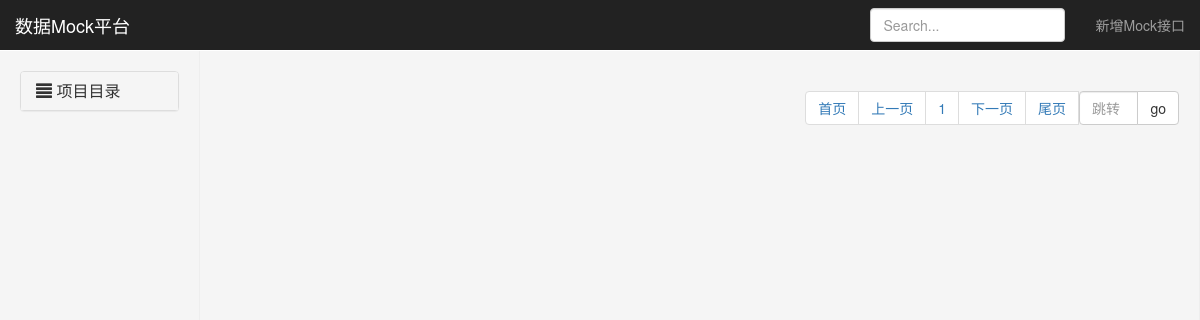
Page /platform/list/?page=2 on the earlier database version.
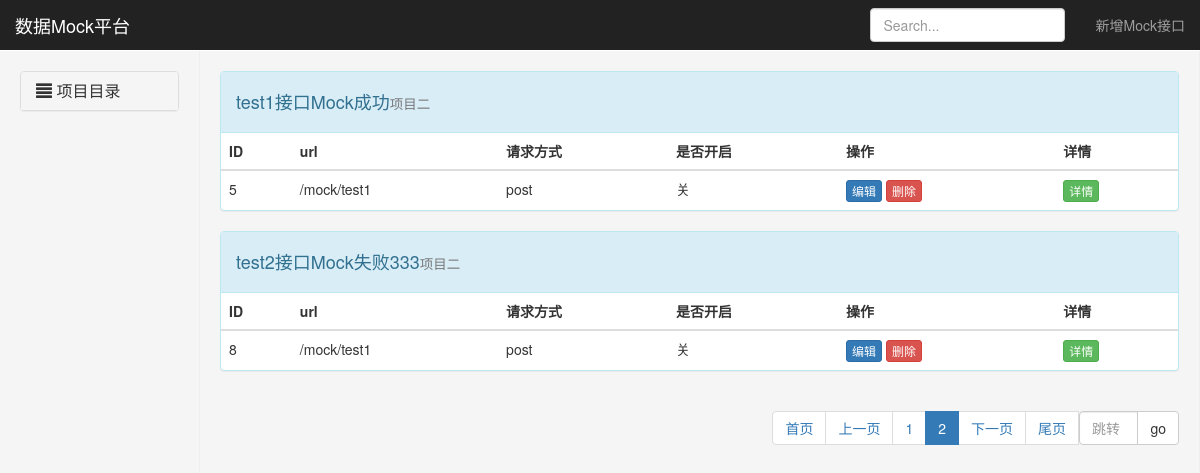
Same page on the later database version.
### MockInterPlatform/models.py (models this page shows, shortened)
class MockInterface(models.Model):
    interface_name = models.CharField(verbose_name="接口名称", max_length=50)
    interface_url = models.CharField(verbose_name="接口地址", max_length=64)
    request_parms = models.CharField(verbose_name="请求参数", max_length=200, default="")
    is_open_choices = ((1, "开"), (0, "关"))
    is_open = models.SmallIntegerField(verbose_name="是否打开",
                                       choices=is_open_choices)
    response = models.CharField(verbose_name="返回信息", max_length=500)
    method = models.CharField(verbose_name="请求方式", max_length=10)
    project = models.ForeignKey(verbose_name="项目名称",
                                to='Project',
                                to_field='id',
                                on_delete=models.CASCADE)

class Project(models.Model):
    pro_name = models.CharField(verbose_name='项目名称', max_length=32)
    def __str__(self) -> str:
        return self.pro_name

### MockInterPlatform/views.py (the view)
# urls.py: path('platform/list/', views.mocklist),
def mocklist(request):
    project = Project.objects.all()
    data_dict = {}
    value = request.GET.get('q', "")  # 空字符串意思为，有q的值就拿，没有就是空
    if value:
        data_dict[
            'interface_name__contains'] = value  # 查找条件，包含value的interface_name字段
    queryset = MockInterface.objects.filter(**data_dict).order_by("-is_open")
    pageNationObject = PageNation(request, queryset)
    return render(
        request, 'mock_list.html', {
            "queryset": pageNationObject.page_queryset,
            "value": value,
            "project": project,
            "page_string": pageNationObject.html()
        })

### MockInterPlatform/templates/mock_list.html (shortened to what this page needs)
{% extends 'layout.html' %}
{% block content %}
    {% for obj in queryset %}
        <div class="panel panel-info">
            <div class="panel-heading">
                <h4>
                    {{ obj.interface_name }}<small>{{ obj.project }}</small>
                </h4>
            </div>
            <table class="table">
                <thead>
                    <tr>
                        <th>ID</th>
                        <th>url</th>
                        <th>请求方式</th>
                        <th>是否开启</th>
                        <th>操作</th>
                        <th>详情</th>
                    </tr>
                </thead>
                <tbody>
                    <tr >
                        <td>{{ obj.id }}</td>
                        <td>{{ obj.interface_url }}</td>
                        <td>{{ obj.method }}</td>
                        <td>{{ obj.get_is_open_display }}</td>
                        <td>
                            <a href="/platform/{{ obj.id}}/edit" class="btn btn-primary btn-xs">编辑</a>
                            <a href="/platform/{{ obj.id}}/delete" class="btn btn-danger btn-xs">删除</a>
                        </td>
                        <td role="tab" id="collapseListGroupHeading1">
                            <a class="btn btn-success btn-xs"
                               data-toggle="collapse"
                               href="#collapseinfo{{ obj.id }}"
                               aria-expanded="true"
                               aria-controls="#collapseinfo">详情</a>
                        </td>
                    </tr>
                </tbody>
            </table>
        </div>
    {% endfor %}
    <ul class="pagination" style="float: right;">
        {{ page_string }}
    </ul>
{% endblock %}

### MockInterPlatform/templates/layout.html (shortened to what this page needs)
{% load static %}
<!DOCTYPE html>
<html lang="en">
  <head>
    <link rel="stylesheet"
          href="{% static 'plugins/bootstrap-3.4.1-dist/css/bootstrap.min.css' %}">
  </head>
  <body>
    <nav class="navbar navbar-inverse navbar-fixed-top"
         style="border-radius: 0;">
      <div class="container-fluid">
        <div class="navbar-header">
          <a class="navbar-brand" href="/platform/list/">数据Mock平台</a>
        </div>
        <div id="navbar" class="navbar-collapse collapse">
          <ul class="nav navbar-nav navbar-right">
            <li>
              <a href="/platform/add/">新增Mock接口</a>
            </li>
          </ul>
          <form class="navbar-form navbar-right" method="get">
            <input name="q" type="text" class="form-control" placeholder="Search..." value={{ value }}>
          </form>
        </div>
      </div>
    </nav>
    <div class="container-fluid">
      <div class="row">
        <div class="col-md-2 sidebar">
          <ul class="nav nav-sidebar">
            <li>
              <div class="panel-group" role="tablist">
                <div class="panel panel-default">
                  <div class="panel-heading" role="tab" id="collapseListGroupHeading2">
                    <h4 class="panel-title">
                      <div role="button"
                           data-toggle="collapse"
                           href="#collapseListGroup2"
                           aria-expanded="true"
                           aria-controls="collapseListGroup2">
                        <span class="glyphicon glyphicon-align-justify" aria-hidden="true"></span>
                        项目目录
                      </div>
                    </h4>
                  </div>
                </div>
              </div>
            </li>
          </ul>
        </div>
        <div class="col-md-10 col-md-offset-2 main">
          {% block content %}{% endblock %}
        </div>
      </div>
    </div>
  </body>
</html>

### MockInterPlatform/templates/layout.html (style rules this page uses)
.sidebar { position: fixed; top: 51px; bottom: 0; left: 0; z-index: 1000; display: block; padding: 20px; overflow-x: hidden; overflow-y: auto; background-color: #f5f5f5; border-right: 1px solid #eee; }
.navbar { border: 0px solid transparent; }
.main { position: fixed; top: 51px; bottom: 0; left: 0; z-index: 1000; display: block; padding: 20px; overflow-x: hidden; overflow-y: auto; background-color: #f5f5f5; border-right: 1px solid #eee; }

Differences in the rows shown:
added MockInterface: interface_name "test1接口Mock成功", project "项目二", id "5", interface_url "/mock/test1", method "post", is_open "关"
added MockInterface: interface_name "test2接口Mock失败333", project "项目二", id "8", interface_url "/mock/test1", method "post", is_open "关"
Other differences:
text no longer shown: "首页 上一页 1 下一页 尾页 go"
text now shown: "首页 上一页 1 2 下一页 尾页 go"
